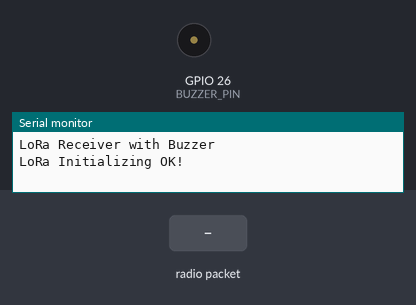
This sketch was run on a simulated ESP32. Parts: buzzer (waves = sounding, pin HIGH), the last lines printed to the serial monitor. Inputs (shaded band) come from the test bench. No radio packets arrive unless stated.

Above: at 1.2 s.
1.3 s: radio packet "ON" arrives
At 2.5 s:
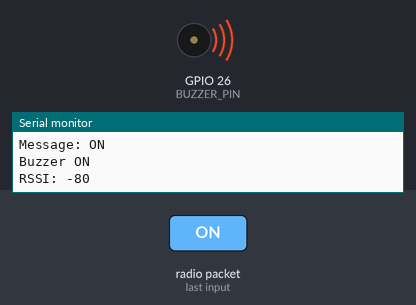
2.8 s: radio packet "OFF" arrives
4.3 s: radio packet "1" arrives
Timing chart, 0 to 7.3 s (numbered marks = the images above; inputs shaded):
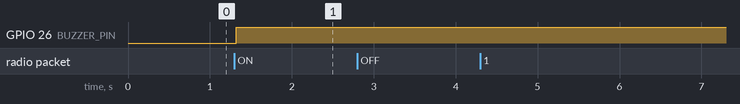

Measured:
- after the input at 1.3 s, GPIO 26 (BUZZER_PIN): LOW → HIGH at once

The sketch:

LoRaReceiver.ino
```cpp
#include <SPI.h>
#include <LoRa.h>

// LoRa pins
#define ss 5
#define rst 14
#define dio0 2

// Buzzer pin
#define BUZZER_PIN 26

void setup() {
  Serial.begin(115200);
  while (!Serial);
  Serial.println("LoRa Receiver with Buzzer");

  pinMode(BUZZER_PIN, OUTPUT);
  digitalWrite(BUZZER_PIN, LOW);  // Make sure buzzer is off initially

  LoRa.setPins(ss, rst, dio0);
  while (!LoRa.begin(865E6)) {
    Serial.print(".");
    delay(500);
  }

  LoRa.setSyncWord(0xF3); // Sync word must match transmitter
  Serial.println("\nLoRa Initializing OK!");
}

void loop() {
  int packetSize = LoRa.parsePacket();
  if (packetSize) {
    Serial.println(">> Packet Received <<");

    String LoRaData = "";
    while (LoRa.available()) {
      LoRaData += (char)LoRa.read();
    }

    Serial.print("Message: ");
    Serial.println(LoRaData);

    if (LoRaData == "ON") {
      digitalWrite(BUZZER_PIN, HIGH);
      Serial.println("Buzzer ON");
    }
    else if (LoRaData == "OFF") {
      digitalWrite(BUZZER_PIN, HIGH);
      Serial.println("Buzzer OFF");
    } else {
      Serial.println("Unknown command.");
            digitalWrite(BUZZER_PIN, HIGH);

    }

    Serial.print("RSSI: ");
    Serial.println(LoRa.packetRssi());
  }

  delay(100); // Reduce CPU usage
}
```
